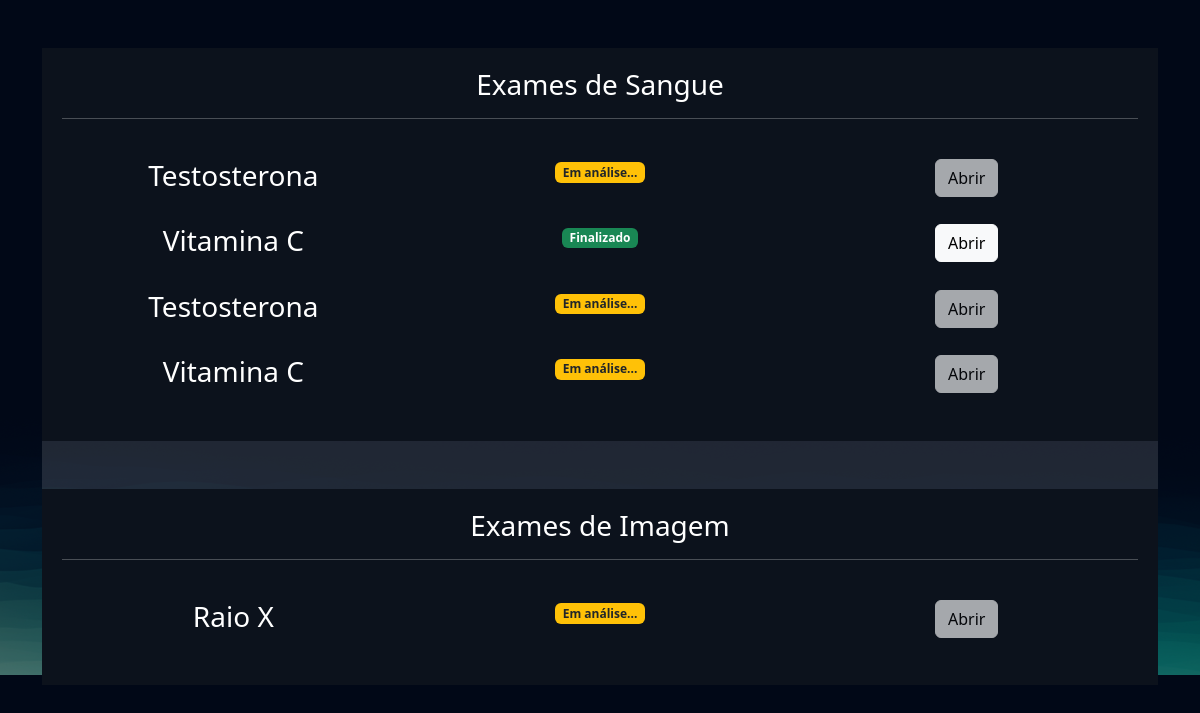
Screenshot of /exames/gerenciar_exames/ (signed in) with the database file from the repository.
### exames/models.py (models this page shows, shortened)
class SolicitacaoExame(models.Model):
    choice_status = (
        ('E', 'Em análise'),
        ('F', 'Finalizado')
    )
    usuario = models.ForeignKey(User, on_delete=models.DO_NOTHING)
    exame = models.ForeignKey(TiposExames, on_delete=models.DO_NOTHING)
    status = models.CharField(max_length=1, choices=choice_status)
    resultado = models.FileField(upload_to="resultados", null=True, blank=True)
    requer_senha = models.BooleanField(default=False)
    senha = models.CharField(max_length=6, null=True, blank=True)
    def badge_template(self):
        if self.status == 'E':
            classes_css = 'bg-warning text-dark'
            texto = "Em análise..."
        elif self.status == 'F':
            classes_css = 'bg-success'
            texto = "Finalizado"
        return mark_safe(f"<span class='badge bg-primary {classes_css}'>{texto}</span>")

class TiposExames(models.Model):
    tipo_choices = (
        ('I', 'Exame de Imagem'),
        ('S', 'Exame de Sangue'),
    )
    nome = models.CharField(max_length=50)
    tipo = models.CharField(max_length=2, choices=tipo_choices)
    preco = models.FloatField()
    disponivel = models.BooleanField(default=True)
    horario_inicial = models.IntegerField()
    horario_final = models.IntegerField()

### exames/views.py (the view)
# urls.py: path('gerenciar_exames/', views.gerenciar_exames, name="gerenciar_exames"),
@login_required
def gerenciar_exames(request):
    exames = SolicitacaoExame.objects.filter(usuario=request.user)
    return render(request, 'gerenciar_exames.html', {'exames': exames})

### exames/templates/gerenciar_exames.html (shortened to what this page needs)
{% extends "bases/base.html" %}
{% load static %}
{% block 'head' %}
    <link href="{% static 'exames/css/css.css' %}" rel="stylesheet">
    <link href="{% static 'exames/css/gerenciar_pedidos.css' %}" rel="stylesheet">
    <link href="{% static 'exames/css/gerenciar_exames.css' %}" rel="stylesheet">
{% endblock 'head' %}
{% block 'conteudo' %}
    <br>
    <br>
    <div class="container">
        <div class="card card-view">
            <div class="sub-card">
                <h3>Exames de Sangue</h3>
                <hr>
                <br>
                {% for exame in exames  %}
                    {% if  exame.exame.tipo == 'S'%}
                        <div class="row">
                            <div class="col-md"><h3>{{exame.exame.nome}}</h3></div>
                            <div class="col-md">{{exame.badge_template}}</div>
                            <div class="col-md">
                                {% if exame.status == 'F' %}
                                    <a href="{% url 'permitir_abrir_exame' exame.id %}" class="btn btn-light">Abrir</a>
                                {% else %}
                                    <a href="#" class="btn btn-light disabled">Abrir</a>
                                {% endif %}
                            </div>
                        </div>
                        <br>
                    {% endif %}
                {% endfor %}
            </div>
            <br>
            <br>
            <div class="sub-card">
                <h3>Exames de Imagem</h3>
                <hr>
                <br>
                {% for exame in exames  %}
                    {% if  exame.exame.tipo == 'I'%}
                        <div class="row">
                            <div class="col-md"><h3>{{exame.exame.nome}}</h3></div>
                            <div class="col-md">{{exame.badge_template}}</div>
                            <div class="col-md">
                                {% if exame.status == 'F' %}
                                    <a href="{% url 'permitir_abrir_exame' exame.id %}" class="btn btn-light">Abrir</a>
                                {% else %}
                                    <a href="#" class="btn btn-light disabled">Abrir</a>
                                {% endif %}
                            </div>
                        </div>
                        <br>
                    {% endif %}
                {% endfor %}
            </div>
        </div>
    </div>
{% endblock 'conteudo' %}

### templates/static/geral/css/base.css (style rules this page uses)
:root { --main-color: #151C34; --dark-color: #0C121C ; --light-color: #6DE6EE; --contrast-color: #f4c96b; --differential-color: #066668; }
* { color: white }

### templates/static/exames/css/css.css (style rules this page uses)
body { background-image: url('/static/geral/img/bg2.png'); background-size: cover; }
.card { background-color: rgba(217, 217, 217, .14); color: white; padding: 15px; }

### templates/static/exames/css/gerenciar_pedidos.css (style rules this page uses)
.card-view { text-align: center; padding: 0; border: none; height: 70vh; }

### templates/static/exames/css/gerenciar_exames.css (style rules this page uses)
.sub-card { background-color: var(--dark-color); padding: 20px; }

### rows the page displays
SolicitacaoExame: exame.nome "Testosterona", badge_template "Em análise...", shows "Abrir"
SolicitacaoExame: exame.nome "Vitamina C", badge_template "Finalizado", shows "Abrir"
SolicitacaoExame: exame.nome "Testosterona", badge_template "Em análise...", shows "Abrir"
SolicitacaoExame: exame.nome "Vitamina C", badge_template "Em análise...", shows "Abrir"
SolicitacaoExame: exame.nome "Raio X", badge_template "Em análise...", shows "Abrir"
